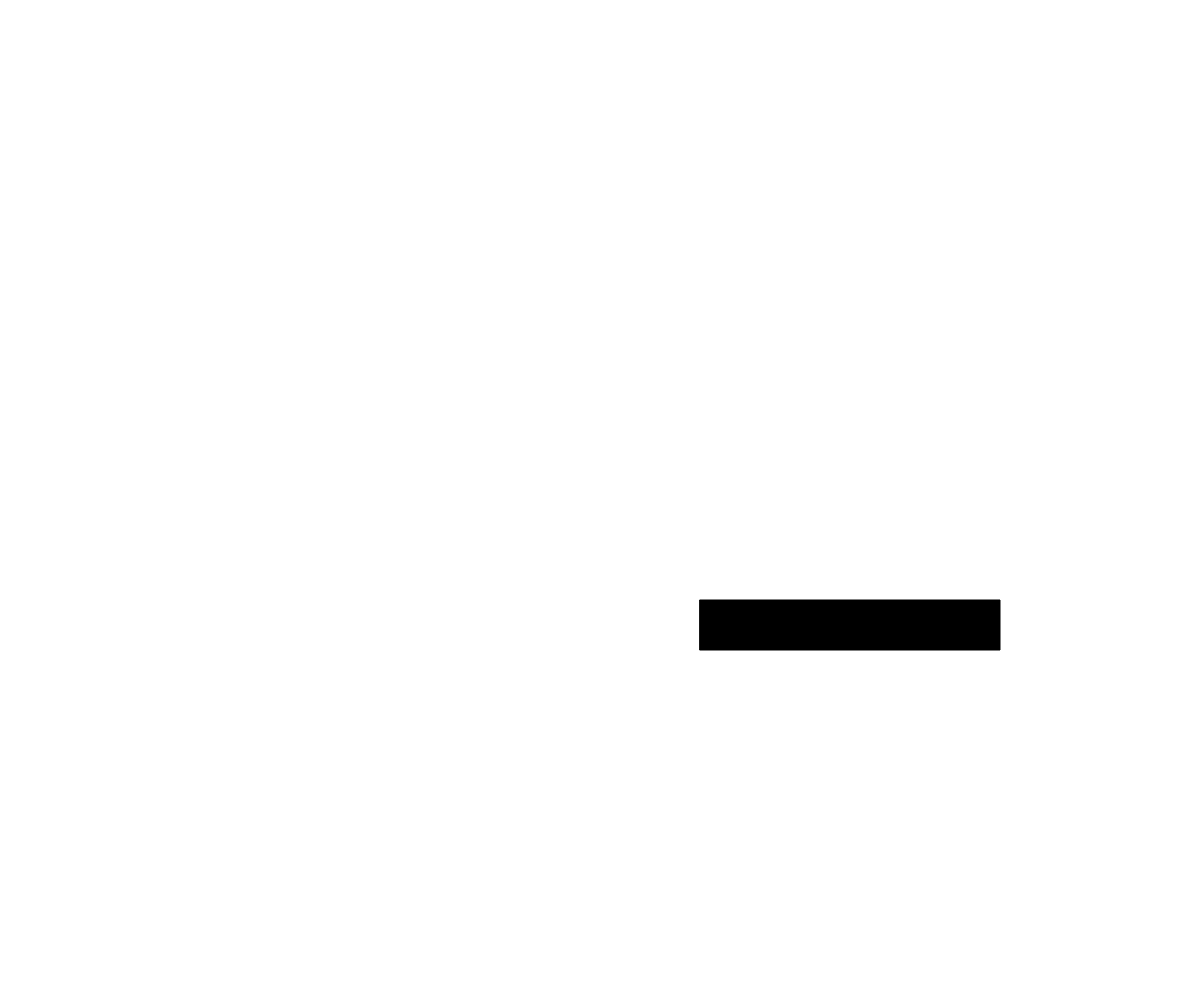
Frame 1 (no input)
Frame 60 (no input): identical to frame 1, image omitted
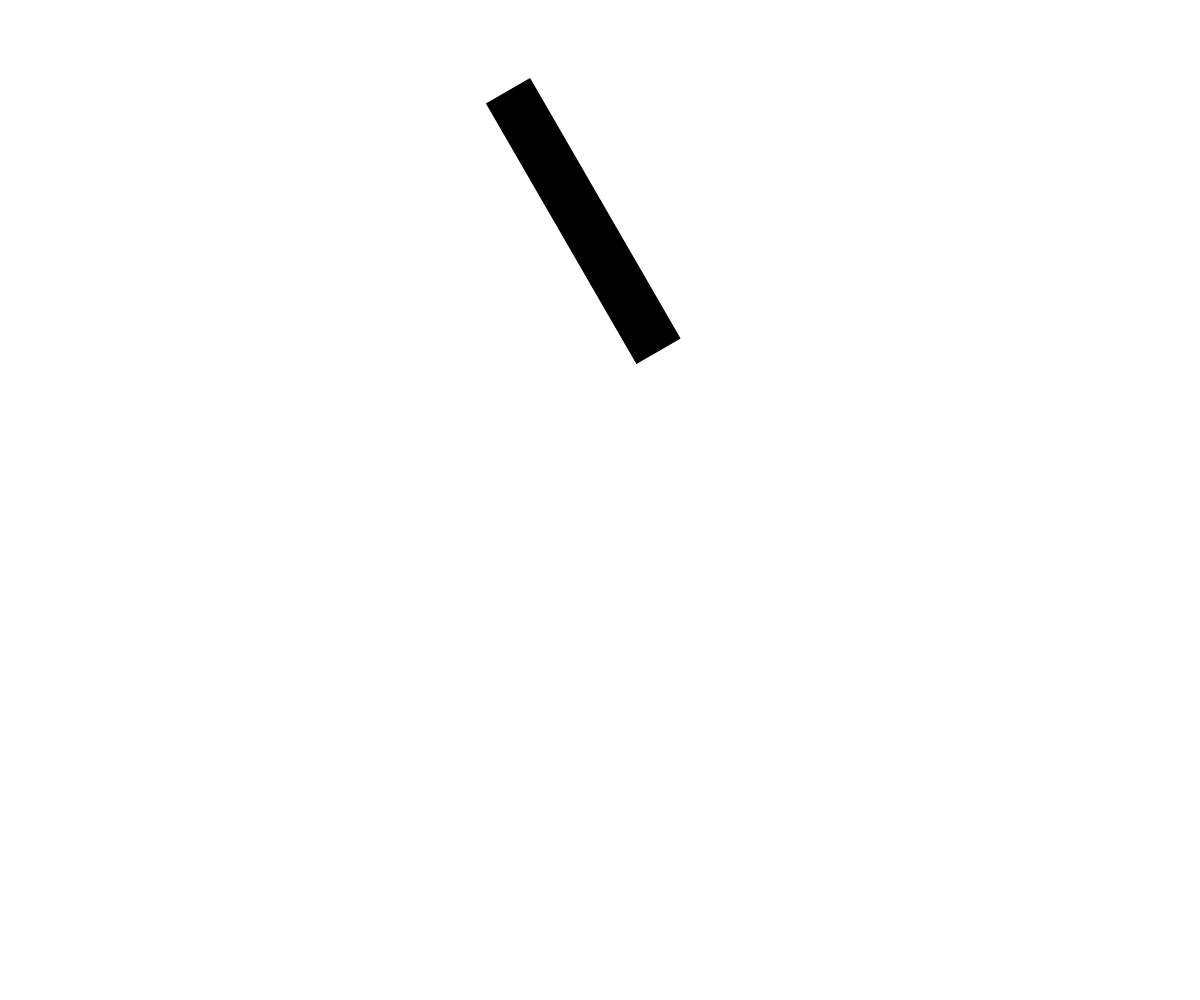
Frame 120 (the mouse pressed at the canvas centre since frame 60)

The p5.js sketch that drew these frames (run headless with seeded random() and noise() and a simulated clock; from frame 60 on, the mouse is pressed at the canvas centre):

// p5.js sketch
// ── sketch.js
function setup() {
  createCanvas(windowWidth, windowHeight);
}

function draw() {
  background(255);
  fill(0);
  angleMode(DEGREES);
  translate(width/2, height/2);
  rotate(mouseX);
  rect(100, 100, 300, 50);
}
